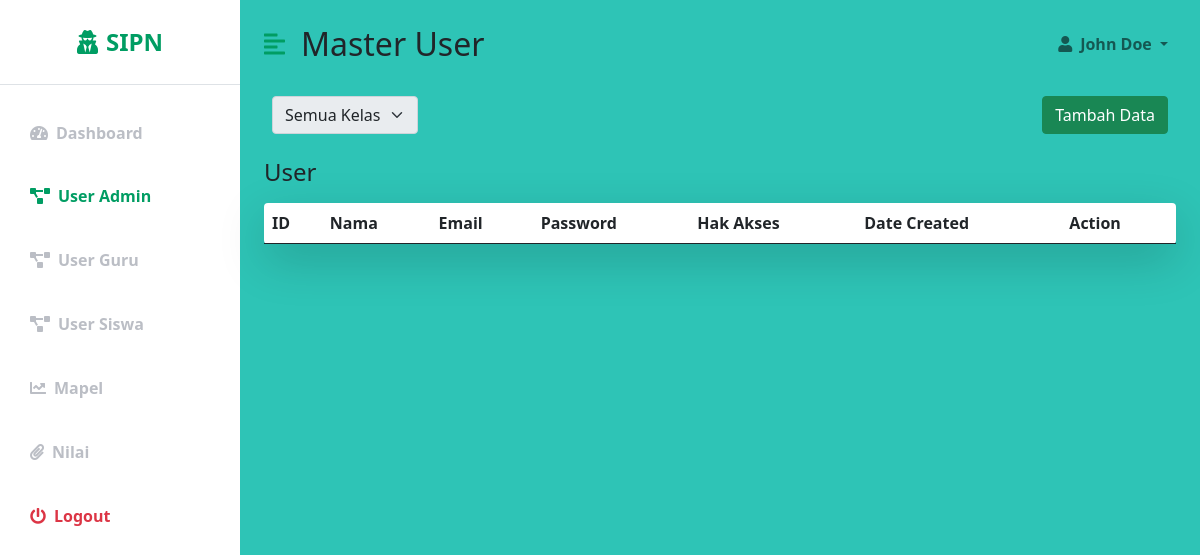
Before: /user-admin/user.php with the older database file.
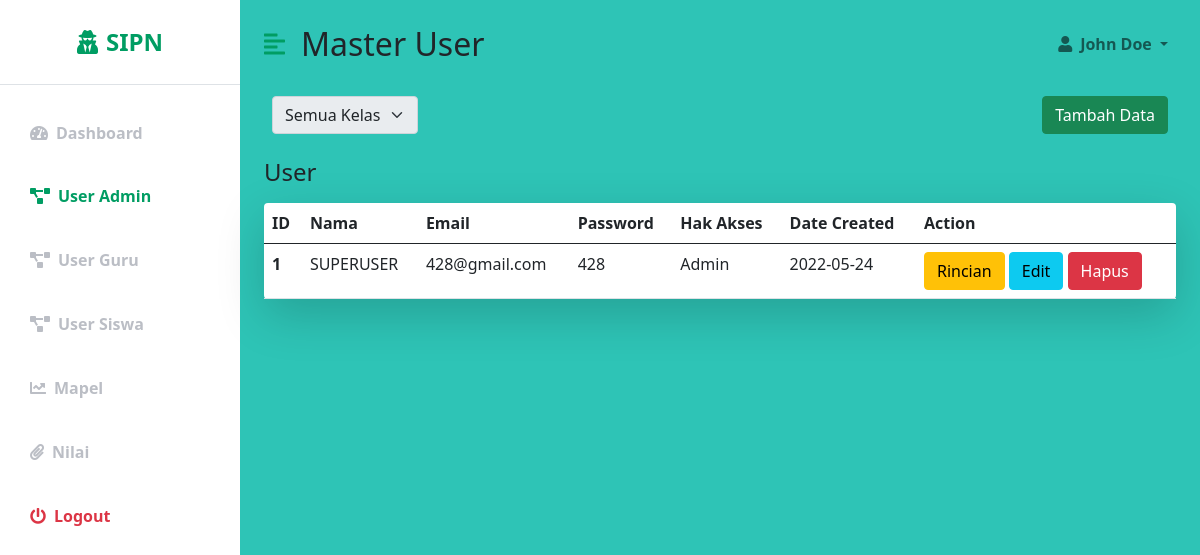
After: the same page with the newer database file.
### tables this page shows
CREATE TABLE `detail_user` (
  `id_detail` int(11) NOT NULL AUTO_INCREMENT,
  `id_user` varchar(10) DEFAULT NULL,
  `nama` varchar(50) DEFAULT NULL,
  `jk` varchar(2) DEFAULT NULL,
  `tgl_lahir` date DEFAULT NULL,
  `id_kelas` varchar(10) DEFAULT NULL,
  `absen` varchar(2) DEFAULT NULL,
  PRIMARY KEY (`id_detail`),
  KEY `id_user` (`id_user`),
  KEY `id_kelas` (`id_kelas`),
  CONSTRAINT `detail_user_ibfk_1` FOREIGN KEY (`id_user`) REFERENCES `user_sistem` (`id_user`),
  CONSTRAINT `detail_user_ibfk_2` FOREIGN KEY (`id_kelas`) REFERENCES `kelas` (`id_kelas`)
);

CREATE TABLE `user_sistem` (
  `id_user` varchar(10) NOT NULL,
  `password` varchar(50) DEFAULT NULL,
  `email` varchar(50) DEFAULT NULL,
  `hak_akses` int(2) DEFAULT NULL,
  `date_created` date DEFAULT NULL,
  PRIMARY KEY (`id_user`)
);

### config/functions.php (called while the page is built, shortened)
<?php
include_once "koneksi.php";
class Functions
{
	function getUserAdmin()
	{
		global $conn;
		$sql = "SELECT us.id_user AS ID, du.nama, us.email, us.password AS Pass, us.hak_akses, us.date_created FROM user_sistem us, detail_user du WHERE us.id_user=du.id_user AND us.hak_akses = 1 ORDER BY us.id_user ASC";
		$result = $conn->query($sql);
		return $result;
	}
}

### user-admin/user.php (the view, shortened to what the changed rows need)
<?php
include_once "../config/koneksi.php";
include_once "../config/library.php";
require_once "../config/functions.php";
$fun = new Functions();
?>
<!DOCTYPE html>
<html lang="en">
<head>
    <link rel="stylesheet" href="../style.css" />
</head>
<body>
    <div class="d-flex" id="wrapper">
        <div id="page-content-wrapper">
            <nav class="navbar navbar-expand-lg navbar-light bg-transparent py-4 px-4">
                <div class="d-flex align-items-center">
                    <h2 class="fs-2 m-0">Master User</h2>
                </div>
            </nav>
            <div class="container-fluid px-4">
                <div class="row my-3">
                    <div class="col">
                        <table class="table bg-white rounded shadow-lg  table-hover" id='tabel_admin'>
                            <thead>
                                <tr>
                                    <th scope="col">ID</th>
                                    <th scope="col">Nama</th>
                                    <th scope="col">Email</th>
                                    <th scope="col">Password</th>
                                    <th scope="col">Hak Akses</th>
                                    <th scope="col">Date Created</th>
                                    <th scope="col">Action</th>
                                </tr>
                            </thead>
                            <tbody>
                                <?php
                                $result = $fun->getUserAdmin();
                                if ($result && $result->num_rows > 0) {
                                    while ($row = $result->fetch_assoc()) { ?>
                                        <tr>
                                            <th scope="row" id="rowAdmin"><?= $row["ID"]; ?></th>
                                            <td> <?= $row["nama"]; ?> </td>
                                            <td> <?= $row["email"]; ?> </td>
                                            <td> <?= $row["Pass"]; ?> </td>
                                            <td> <?php if ($row["hak_akses"] == 1) {
                                                        echo "Admin";
                                                    }; ?> </td>
                                            <td> <?= $row["date_created"]; ?> </td>
                                            <td>
                                                <button type="button" class="btn btn-warning" data-bs-toggle="modal" data-bs-target="#exampleModal">
                                                    Rincian
                                                </button>
                                                <button type="button" class="btn btn-info" data-bs-toggle="modal" data-bs-target="#editDataAdmin" id="btnUpdateData">
                                                    Edit
                                                </button>
                                                <a href="#" class="btn btn-danger" id="btnHapusData">Hapus</a>
                                            </td>
                                        </tr>
                                <?php }
                                } ?>
                            </tbody>
                        </table>
                    </div>
                </div>
            </div>
        </div>
    </div>
</body>
</html>

Changed rows visible on the page:
added detail_user: id_user.id_user "1", nama "SUPERUSER", id_user.email "428@gmail.com", id_user.password "428", id_user.date_created "2022-05-24"
